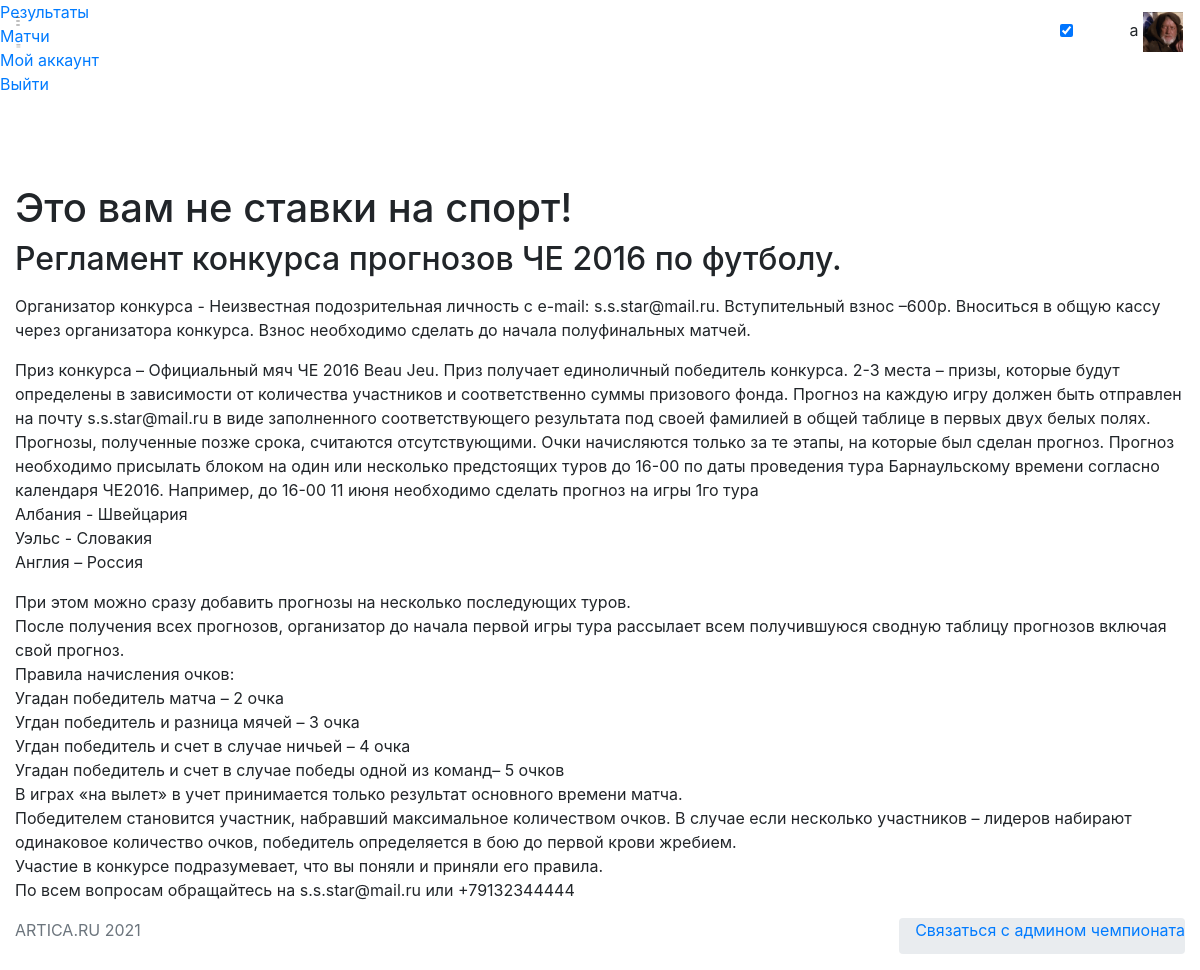
The page /index (signed in) on the database its author committed.
### app/models.py (models this page shows, shortened)
class User(UserMixin, db.Model):
    id = db.Column(db.Integer, primary_key=True)
    username = db.Column(db.String(64), index=True, unique=True)
    email = db.Column(db.String(120), index=True, unique=True)
    password_hash = db.Column(db.String(128))
    pred = db.relationship('Bets', backref='author', lazy='dynamic')
    avatar = db.Column(db.String(128))
    about_me = db.Column(db.String(140))
    fio = db.Column(db.String(140))
    score = db.Column(db.Integer)

### app/routes.py (the view)
@app.route('/index')
def index():
    return render_template('index.html', name= 'FLAAAASK')

### app/models.py (called while the page is built)
@login.user_loader
def load_user(id):
    return User.query.get(int(id))

### app/templates/index.html (shortened to what this page needs)
{% extends  'base.html' %}
{% block content%}
<br>
<h1>Это вам не ставки на спорт!</h1>
<h2>Регламент конкурса прогнозов ЧЕ 2016 по футболу.</h2>
<p>
<p>Организатор конкурса  - Неизвестная подозрительная личность с e-mail: s.s.star@mail.ru.
Вступительный взнос –600р. Вноситься в общую кассу через организатора конкурса. Взнос необходимо сделать до начала полуфинальных матчей.</p>
<p>Приз конкурса – Официальный мяч ЧЕ 2016 Beau Jeu. Приз получает единоличный победитель конкурса. 2-3 места – призы, которые будут определены в зависимости от количества участников и соответственно суммы призового фонда.
Прогноз на каждую игру должен быть отправлен на почту s.s.star@mail.ru в виде заполненного соответствующего результата под своей фамилией в общей таблице в первых двух белых полях. Прогнозы, полученные позже срока, считаются отсутствующими. Очки начисляются только за те этапы, на которые был сделан прогноз. Прогноз необходимо присылать блоком на один или несколько предстоящих туров до 16-00 по даты проведения тура Барнаульскому времени  согласно календаря ЧЕ2016. Например, до 16-00 11 июня необходимо сделать прогноз на игры 1го тура<br>
Албания - Швейцария <br>
Уэльс - Словакия <br>
Англия – Россия<br></p>
<p>При этом можно сразу добавить прогнозы на несколько последующих туров.<br>
После получения всех прогнозов, организатор до начала первой игры тура рассылает всем получившуюся сводную таблицу прогнозов включая свой прогноз.<br>
Правила начисления очков:<br>
Угадан победитель матча – 2 очка<br>
Угдан победитель и разница мячей – 3 очка<br>
Угдан победитель и счет в случае ничьей – 4 очка<br>
Угадан победитель и счет в случае победы одной из команд– 5 очков<br>
В играх «на вылет» в учет принимается только результат основного времени матча.<br>
 Победителем становится участник, набравший максимальное  количеством очков. В случае если несколько участников – лидеров  набирают одинаковое количество очков, победитель определяется в бою до первой крови  жребием.<br>
Участие в конкурсе подразумевает, что вы поняли и приняли его правила.<br>
 По всем вопросам обращайтесь на s.s.star@mail.ru или +79132344444</p>
{% endblock %}

### app/templates/base.html (shortened to what this page needs)
<!DOCTYPE html>
<html lang="en">
<head>
    <link rel="stylesheet" href="https://starbets.herokuapp.com/static/font/iconsmind-s/css/iconsminds.css"/>
    <link rel="stylesheet"
          href="https://starbets.herokuapp.com/static/font/simple-line-icons/css/simple-line-icons.css"/>
    <link rel="stylesheet" href="https://starbets.herokuapp.com/static/css/vendor/bootstrap.min.css"/>
    <link rel="stylesheet" href="https://starbets.herokuapp.com/static/css/vendor/bootstrap.rtl.only.min.css"/>
    <link rel="stylesheet" href="https://starbets.herokuapp.com/static/css/vendor/fullcalendar.min.css"/>
    <link rel="stylesheet" href="https://starbets.herokuapp.com/static/css/vendor/dataTables.bootstrap4.min.css"/>
    <link rel="stylesheet"
          href="https://starbets.herokuapp.com/static/css/vendor/datatables.responsive.bootstrap4.min.css"/>
    <link rel="stylesheet" href="https://starbets.herokuapp.com/static/css/vendor/select2.min.css"/>
    <link rel="stylesheet" href="https://starbets.herokuapp.com/static/css/vendor/select2-bootstrap.min.css"/>
    <link rel="stylesheet" href="https://starbets.herokuapp.com/static/css/vendor/perfect-scrollbar.css"/>
    <link rel="stylesheet" href="https://starbets.herokuapp.com/static/css/vendor/glide.core.min.css"/>
    <link rel="stylesheet" href="https://starbets.herokuapp.com/static/css/vendor/bootstrap-stars.css"/>
    <link rel="stylesheet" href="https://starbets.herokuapp.com/static/css/vendor/nouislider.min.css"/>
    <link rel="stylesheet" href="https://starbets.herokuapp.com/static/css/vendor/bootstrap-datepicker3.min.css"/>
    <link rel="stylesheet" href="https://starbets.herokuapp.com/static/css/vendor/component-custom-switch.min.css"/>
    <link rel="stylesheet" href="https://starbets.herokuapp.com/static/css/main.css"/>
</head>
<body id="app-container" class="menu-default show-spinner">
<nav class="navbar fixed-top">
    <div class="d-flex align-items-center navbar-left">
        <a href="#" class="menu-button d-none d-md-block">
            <svg class="main" xmlns="http://www.w3.org/2000/svg" viewBox="0 0 9 17">
                <rect x="0.48" y="0.5" width="7" height="1"/>
                <rect x="0.48" y="7.5" width="7" height="1"/>
                <rect x="0.48" y="15.5" width="7" height="1"/>
            </svg>
            <svg class="sub" xmlns="http://www.w3.org/2000/svg" viewBox="0 0 18 17">
                <rect x="1.56" y="0.5" width="16" height="1"/>
                <rect x="1.56" y="7.5" width="16" height="1"/>
                <rect x="1.56" y="15.5" width="16" height="1"/>
            </svg>
        </a>
    </div>
    <div class="navbar-right">
        <div class="header-icons d-inline-block align-middle">
            <div class="d-none d-md-inline-block align-text-bottom mr-3">
                <div class="custom-switch custom-switch-primary-inverse custom-switch-small pl-1"
                     data-toggle="tooltip" data-placement="left" title="Dark Mode">
                    <input class="custom-switch-input" id="switchDark" type="checkbox" checked>
                </div>
            </div>
            <button class="header-icon btn btn-empty d-none d-sm-inline-block" type="button" id="fullScreenButton">
            </button>
        </div>
        {% if current_user.is_anonymous %}{% else %}
        <div class="user d-inline-block">
            <button class="btn btn-empty p-0" type="button" data-toggle="dropdown" aria-haspopup="true"
                    aria-expanded="false">
                <span class="name">{{ current_user.username }}</span>
                <span>
                        <img style="object-fit: cover; width: 40px; height: 40px;" alt="Profile picture"
                             src="{{'static/'+current_user.avatar}}"/>
                    </span>
            </button>
        </div>
        {% endif %}
    </div>
</nav>
<div class="menu">
    <div class="main-menu">
        <div class="scroll">
            <ul class="list-unstyled">
                {% if current_user.is_anonymous %}
                <li>
                    <a href="{{ url_for('login') }}">
                        <i class="simple-icon-login"></i> Войти
                    </a>
                </li>
                {% else %}
                <li {% block active %}{% endblock %}>
                    <a href="/">
                        <span>Результаты</span>
                    </a>
                </li>
                <li {% block activematch %}{% endblock %}>
                    <a href="{{ url_for('matchs') }}">
                         Матчи
                    </a>
                </li>
                <li {% block activeacc %}{% endblock %}>
                    <a href="{{ url_for('user', username=current_user.username) }}">
                         Мой аккаунт
                    </a>
                </li>
                <li>
                    <a href="{{ url_for('logout') }}">
                         Выйти
                    </a>
                </li>
                {% endif %}
            </ul>
        </div>
    </div>
</div>
<main>
    <div class="container-fluid">
        <div class="row">
            <div class="col-12">
            </div>
        </div>
        {% block content%}
        {% endblock %}
    </div>
</main>
<footer class="page-footer">
    <div class="footer-content">
        <div class="container-fluid">
            <div class="row">
                <div class="col-12 col-sm-6">
                    <p class="mb-0 text-muted">ARTICA.RU 2021</p>
                </div>
                <div class="col-sm-6 d-none d-sm-block">
                    <ul class="breadcrumb pt-0 pr-0 float-right">
                        <li class="breadcrumb-item mb-0">
                            <a href="tel:+79132344444" class="btn-link">Связаться с админом чемпионата</a>
                        </li>
                    </ul>
                </div>
            </div>
        </div>
    </div>
</footer>
</body>
</html>

### rows shown on the page
User: username "a", avatar (picture)
